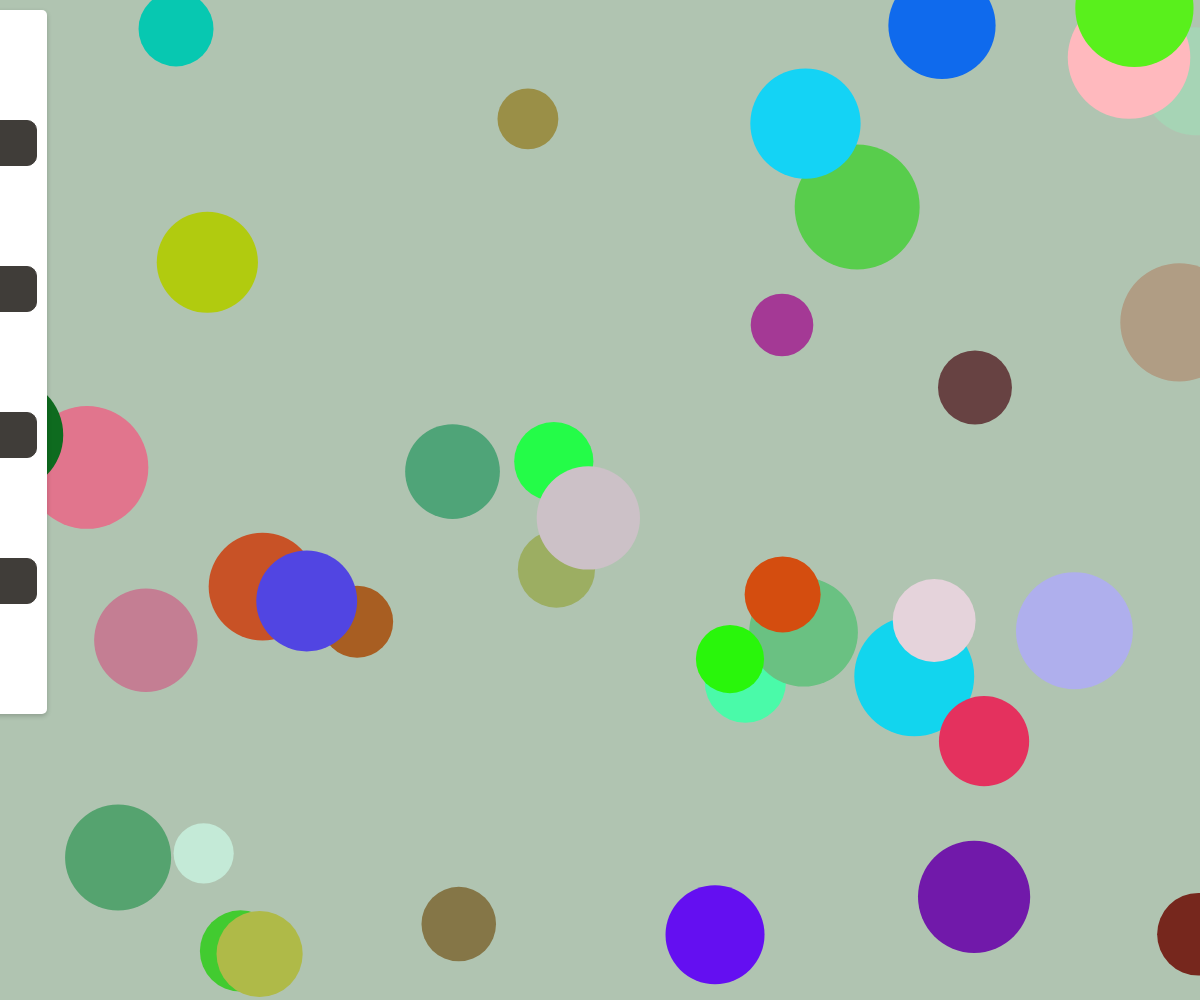
Frame 1 (no input)
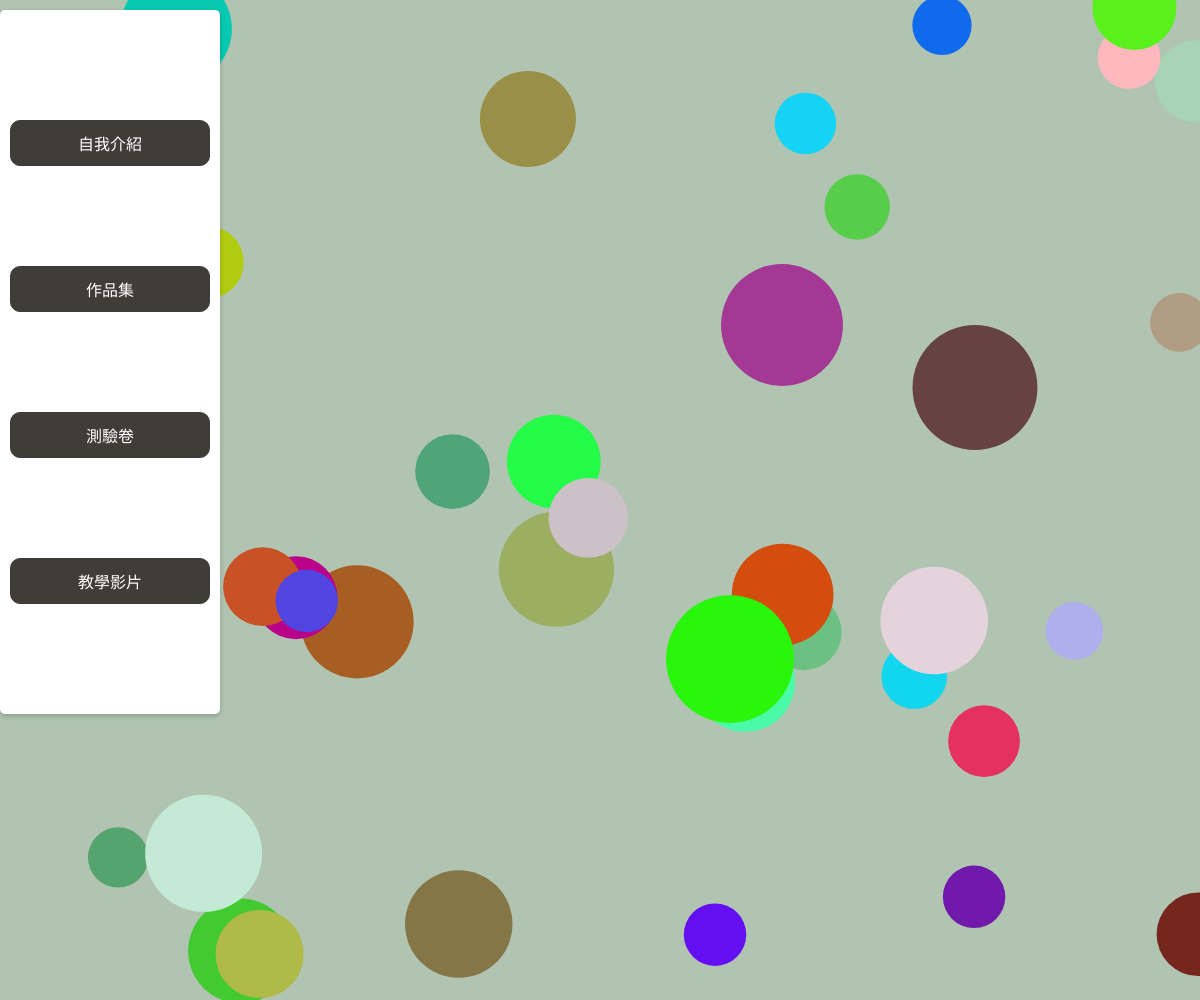
Frame 60 (no input)
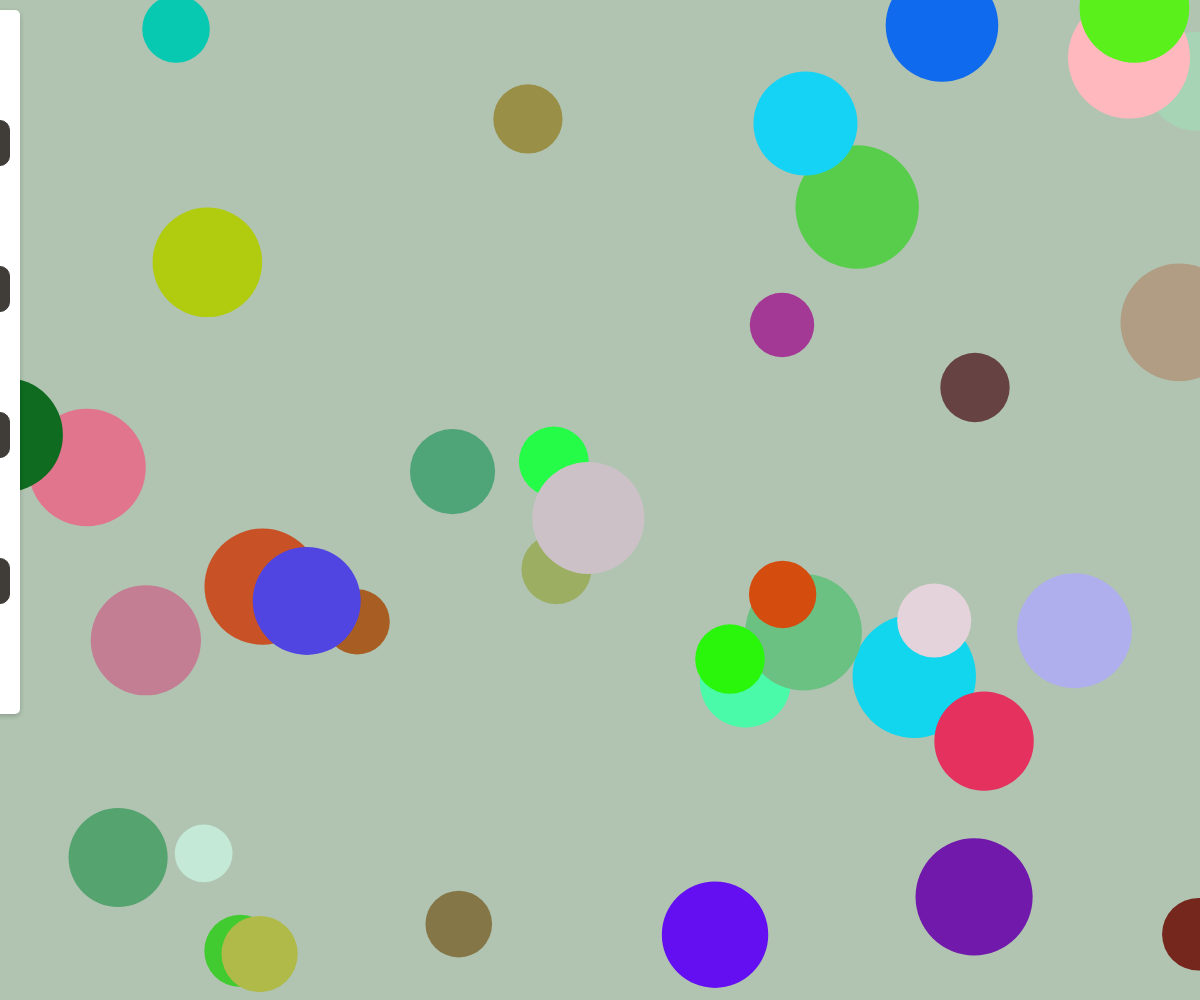
Frame 120 (the mouse pressed at the canvas centre since frame 60)

The p5.js sketch that drew these frames (run headless with seeded random() and noise() and a simulated clock; from frame 60 on, the mouse is pressed at the canvas centre):

// p5.js sketch
// ── sketch.js
let circles = [];
let introWindow; // 用於儲存自我介紹視窗的變數
let quizWindow; // 用於儲存測驗卷視窗的變數
let weekWindow; // 用於儲存第一周視窗的變數
let videoWindow; // 用於儲存教學影片視窗的變數
let dropdownVisible = false; // 用於控制下拉選單的顯示狀態
let menuVisible = false; // 用於控制選單的顯示狀態

function setup() {
  // 產生全視窗畫布
  createCanvas(windowWidth, windowHeight);

  // 建立選單
  let menu = createDiv();
  menu.id('menu');
  menu.style('position', 'absolute');
  menu.style('top', '10px');
  menu.style('left', '-200px'); // 初始位置在畫布外
  menu.style('width', '200px');
  menu.style('background-color', '#ffffff');
  menu.style('padding', '10px');
  menu.style('border-radius', '5px');
  menu.style('box-shadow', '0 2px 5px rgba(0, 0, 0, 0.2)');
  menu.style('transition', 'left 0.5s'); // 添加滑動動畫

  let ul = createElement('ul');
  ul.style('list-style', 'none');
  ul.style('margin', '0');
  ul.style('padding', '0');

  let items = ['自我介紹', '作品集', '測驗卷', '教學影片'];
  for (let item of items) {
    let li = createElement('li', item);
    li.style('margin', '100px 0'); // 每個選項之間的間隔設為 100px
    li.style('padding', '10px'); // 增加內部間距
    li.style('cursor', 'pointer');
    li.style('color', '#ffffff'); // 文字顏色為白色
    li.style('background-color', '#403d39'); // 背景顏色為 #403d39
    li.style('border', '1px solid #403d39'); // 邊框顏色為 #403d39
    li.style('border-radius', '10px'); // 圓角方框
    li.style('text-align', 'center'); // 文字置中
    li.style('text-decoration', 'none'); // 移除下劃線
    li.mousePressed(() => {
      if (item === '自我介紹') {
        showIntroWindow(); // 點擊自我介紹時顯示視窗
      } else if (item === '測驗卷') {
        showQuizWindow(); // 點擊測驗卷時顯示 iframe 視窗
      } else if (item === '作品集') {
        toggleDropdown(li); // 點擊作品集時顯示下拉選單
      } else if (item === '教學影片') {
        showVideoWindow('https://cfchen58.synology.me/%E7%A8%8B%E5%BC%8F%E8%A8%AD%E8%A8%882024/B2/week3/20250303_104548.mp4'); // 點擊教學影片時顯示視窗
        alert(`${item} 被點擊了`);
      }
    });
    ul.child(li);
  }

  menu.child(ul);

  // 設定背景顏色#588157
  for (let i = 0; i < 40; i++) {
    circles.push({
      x: random(width),
      y: random(height),
      size: random(30, 50),
      color: color(random(255), random(255), random(255)),
      sizeOffset: random(0, TWO_PI) // 用於大小變化的偏移值
    });
  }
}

function draw() {
  background('#b0c4b1');
  
  for (let circle of circles) {
    // 使用正弦函數讓大小隨時間變化
    let dynamicSize = map(sin(frameCount * 0.05 + circle.sizeOffset), -1, 1, 20, 80);
    fill(circle.color);
    noStroke();
    ellipse(circle.x, circle.y, circle.size + dynamicSize);
  }

  // 滑鼠移到左邊時顯示選單
  if (mouseX < 50 && !menuVisible) {
    let menu = select('#menu');
    menu.style('left', '0px'); // 選單滑出
    menuVisible = true;
  }

  // 滑鼠移到中間或右邊時隱藏選單
  if (mouseX > 200 && menuVisible) {
    let menu = select('#menu');
    menu.style('left', '-200px'); // 選單滑回
    menuVisible = false;
  }
}

// 顯示下拉選單
function toggleDropdown(parentLi) {
  // 如果下拉選單已存在，則移除
  if (dropdownVisible) {
    let dropdown = select('#dropdown');
    if (dropdown) dropdown.remove();
    dropdownVisible = false;
    return;
  }

  // 建立下拉選單
  let dropdown = createElement('ul');
  dropdown.id('dropdown');
  dropdown.style('list-style', 'none');
  dropdown.style('margin', '10px 0 0 0');
  dropdown.style('padding', '0');
  dropdown.style('background-color', '#ffffff');
  dropdown.style('border', '1px solid #ccc');
  dropdown.style('border-radius', '5px');
  dropdown.style('box-shadow', '0 2px 5px rgba(0, 0, 0, 0.2)');
  dropdown.style('position', 'absolute');
  dropdown.style('left', '10px');
  dropdown.style('top', `${parentLi.elt.offsetTop + parentLi.elt.offsetHeight}px`);

  // 定義下拉選單的 4 個子項目
  let subItems = ['第一周', '第二周', '第三周', 'Hackmd'];
  for (let subItem of subItems) {
    let subLi = createElement('li', subItem);
    subLi.style('margin', '5px 0');
    subLi.style('padding', '10px');
    subLi.style('cursor', 'pointer');
    subLi.style('color', '#403d39');
    subLi.style('background-color', '#f5f5f5');
    subLi.style('border-radius', '5px');
    subLi.style('text-align', 'center');
    subLi.style('text-decoration', 'none');
    subLi.mousePressed(() => {
      if (subItem === '第一周') {
        showWeekWindow('https://wei10144.github.io/0303/');
      } else if (subItem === '第二周') {
        showWeekWindow('https://wei10144.github.io/0310/');
      } else if (subItem === '第三周') {
        showWeekWindow('https://wei10144.github.io/3/');
      } else if (subItem === 'Hackmd') {
        showWeekWindow('https://hackmd.io/@weii05/SJMt_QZ01g');
      } else {
        alert(`${subItem} 被點擊了`);
      }
    });
    dropdown.child(subLi); // 將子項目附加到下拉選單
  }

  // 使用原生 DOM 方法將下拉選單附加到父元素
  parentLi.parent().elt.appendChild(dropdown.elt); // 修正這一行

  dropdownVisible = true;
}

// 顯示自我介紹視窗
function showIntroWindow() {
  if (introWindow) return;

  introWindow = createDiv('大家好，我叫郭冠緯，平常興趣玩LOL，喜歡聽西洋音樂');
  introWindow.style('position', 'absolute');
  introWindow.style('top', '50%');
  introWindow.style('left', '50%');
  introWindow.style('transform', 'translate(-50%, -50%)');
  introWindow.style('width', '1200px');
  introWindow.style('height', '800px');
  introWindow.style('background-color', 'rgba(0, 0, 0, 0.5)');
  introWindow.style('color', '#ffffff');
  introWindow.style('display', 'flex');
  introWindow.style('align-items', 'center');
  introWindow.style('justify-content', 'center');
  introWindow.style('font-size', '24px');
  introWindow.style('text-align', 'center');
  introWindow.style('border-radius', '10px');
  introWindow.style('z-index', '1000');
  introWindow.style('cursor', 'pointer');

  introWindow.mousePressed(() => {
    introWindow.remove();
    introWindow = null;
  });
}

// 顯示測驗卷視窗
function showQuizWindow() {
  if (quizWindow) return;

  quizWindow = createDiv();
  quizWindow.style('position', 'absolute');
  quizWindow.style('top', '50%');
  quizWindow.style('left', '50%');
  quizWindow.style('transform', 'translate(-50%, -50%)');
  quizWindow.style('width', '1200px');
  quizWindow.style('height', '800px');
  quizWindow.style('background-color', 'rgba(0, 0, 0, 0.5)');
  quizWindow.style('display', 'flex');
  quizWindow.style('align-items', 'center');
  quizWindow.style('justify-content', 'center');
  quizWindow.style('border-radius', '10px');
  quizWindow.style('z-index', '1000');
  quizWindow.style('cursor', 'pointer');

  let iframe = createElement('iframe');
  iframe.attribute('src', 'https://wei10144.github.io/0310/');
  iframe.style('width', '100%');
  iframe.style('height', '100%');
  iframe.style('border', 'none');
  quizWindow.child(iframe);

  quizWindow.mousePressed(() => {
    quizWindow.remove();
    quizWindow = null;
  });
}

// 顯示第一周、第二周或第三周視窗
function showWeekWindow(url) {
  // 如果視窗已存在，則更新 iframe 的內容
  if (weekWindow) {
    let iframe = weekWindow.elt.querySelector('iframe'); // 使用原生 DOM 方法獲取 iframe
    if (iframe) {
      iframe.src = url; // 更新 iframe 的 src 屬性
    }
    return;
  }

  // 建立新的視窗
  weekWindow = createDiv();
  weekWindow.style('position', 'absolute');
  weekWindow.style('top', '50%');
  weekWindow.style('left', '50%');
  weekWindow.style('transform', 'translate(-50%, -50%)');
  weekWindow.style('width', '1200px');
  weekWindow.style('height', '800px');
  weekWindow.style('background-color', 'rgba(0, 0, 0, 0.5)');
  weekWindow.style('display', 'flex');
  weekWindow.style('align-items', 'center');
  weekWindow.style('justify-content', 'center');
  weekWindow.style('border-radius', '10px');
  weekWindow.style('z-index', '1000');
  weekWindow.style('cursor', 'pointer');

  // 建立 iframe 並嵌入網頁
  let iframe = document.createElement('iframe'); // 使用原生 DOM 方法創建 iframe
  iframe.src = url; // 設置 iframe 的 src 屬性
  iframe.style.width = '100%';
  iframe.style.height = '100%';
  iframe.style.border = 'none';
  weekWindow.elt.appendChild(iframe); // 使用原生 DOM 方法將 iframe 添加到 weekWindow

  // 點擊視窗時關閉
  weekWindow.mousePressed(() => {
    weekWindow.remove();
    weekWindow = null;
  });
}

// 顯示教學影片視窗
function showVideoWindow(url) {
  // 如果視窗已存在，則更新 iframe 的內容
  if (videoWindow) {
    let iframe = videoWindow.elt.querySelector('iframe'); // 使用原生 DOM 方法獲取 iframe
    if (iframe) {
      iframe.src = url; // 更新 iframe 的 src 屬性
    }
    return;
  }

  // 建立新的視窗
  videoWindow = createDiv();
  videoWindow.style('position', 'absolute');
  videoWindow.style('top', '50%');
  videoWindow.style('left', '50%');
  videoWindow.style('transform', 'translate(-50%, -50%)');
  videoWindow.style('width', '1200px');
  videoWindow.style('height', '800px');
  videoWindow.style('background-color', 'rgba(0, 0, 0, 0.5)');
  videoWindow.style('display', 'flex');
  videoWindow.style('align-items', 'center');
  videoWindow.style('justify-content', 'center');
  videoWindow.style('border-radius', '10px');
  videoWindow.style('z-index', '1000');
  videoWindow.style('cursor', 'pointer');

  // 建立 iframe 並嵌入影片
  let iframe = document.createElement('iframe'); // 使用原生 DOM 方法創建 iframe
  iframe.src = url; // 設置 iframe 的 src 屬性
  iframe.style.width = '100%';
  iframe.style.height = '100%';
  iframe.style.border = 'none';
  videoWindow.elt.appendChild(iframe); // 使用原生 DOM 方法將 iframe 添加到 videoWindow

  // 點擊視窗時關閉
  videoWindow.mousePressed(() => {
    videoWindow.remove();
    videoWindow = null;
  });
}
